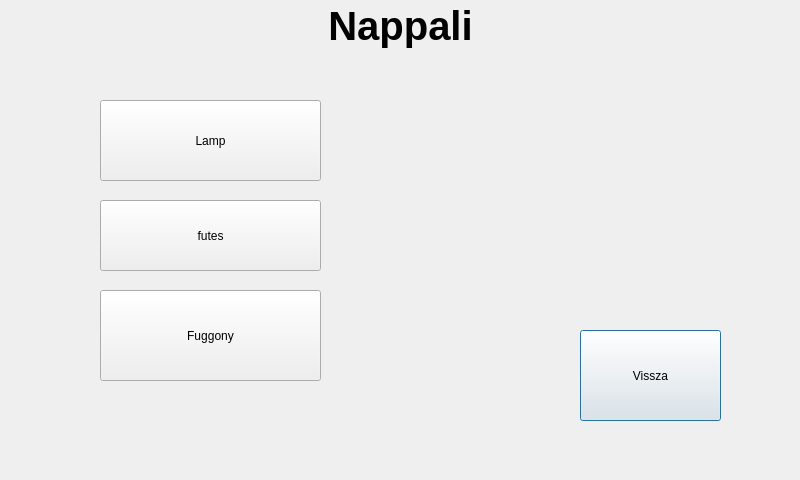
<?xml version="1.0" encoding="UTF-8"?>
<ui version="4.0">
 <class>nappalidg</class>
 <widget class="QDialog" name="nappalidg">
  <property name="geometry">
   <rect>
    <x>0</x>
    <y>0</y>
    <width>800</width>
    <height>480</height>
   </rect>
  </property>
  <property name="windowTitle">
   <string>Nappali vezerles</string>
  </property>
  <widget class="QLabel" name="Name">
   <property name="geometry">
    <rect>
     <x>0</x>
     <y>0</y>
     <width>801</width>
     <height>51</height>
    </rect>
   </property>
   <property name="font">
    <font>
     <family>Arial</family>
     <pointsize>30</pointsize>
     <weight>75</weight>
     <bold>true</bold>
    </font>
   </property>
   <property name="text">
    <string>Nappali</string>
   </property>
   <property name="alignment">
    <set>Qt::AlignCenter</set>
   </property>
  </widget>
  <widget class="QPushButton" name="backbtn">
   <property name="geometry">
    <rect>
     <x>580</x>
     <y>330</y>
     <width>141</width>
     <height>91</height>
    </rect>
   </property>
   <property name="text">
    <string>Vissza</string>
   </property>
  </widget>
  <widget class="QPushButton" name="lampbtn">
   <property name="geometry">
    <rect>
     <x>100</x>
     <y>100</y>
     <width>221</width>
     <height>81</height>
    </rect>
   </property>
   <property name="text">
    <string>Lamp</string>
   </property>
  </widget>
  <widget class="QPushButton" name="heaterbtn">
   <property name="geometry">
    <rect>
     <x>100</x>
     <y>200</y>
     <width>221</width>
     <height>71</height>
    </rect>
   </property>
   <property name="text">
    <string>futes</string>
   </property>
  </widget>
  <widget class="QPushButton" name="shutterbtn">
   <property name="geometry">
    <rect>
     <x>100</x>
     <y>290</y>
     <width>221</width>
     <height>91</height>
    </rect>
   </property>
   <property name="text">
    <string>Fuggony</string>
   </property>
  </widget>
 </widget>
 <resources/>
 <connections/>
</ui>
